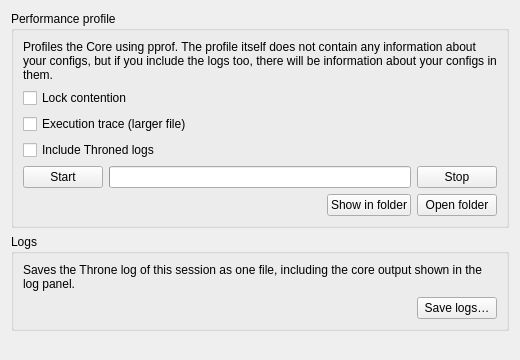
<?xml version="1.0" encoding="UTF-8"?>
<ui version="4.0">
 <class>DiagnosticsTab</class>
 <widget class="QWidget" name="DiagnosticsTab">
  <property name="geometry">
   <rect>
    <x>0</x>
    <y>0</y>
    <width>520</width>
    <height>360</height>
   </rect>
  </property>
  <layout class="QVBoxLayout" name="rootLayout">
   <item>
    <widget class="QGroupBox" name="groupProfile">
     <property name="title">
      <string>Performance profile</string>
     </property>
     <layout class="QVBoxLayout" name="profileLayout">
      <item>
       <widget class="QLabel" name="intro">
        <property name="text">
         <string>Profiles the Core using pprof. The profile itself does not contain any information about your configs, but if you include the logs too, there will be information about your configs in them.</string>
        </property>
        <property name="wordWrap">
         <bool>true</bool>
        </property>
       </widget>
      </item>
      <item>
       <widget class="QCheckBox" name="contention">
        <property name="toolTip">
         <string>Records where goroutines wait on locks and channels.</string>
        </property>
        <property name="text">
         <string>Lock contention</string>
        </property>
       </widget>
      </item>
      <item>
       <widget class="QCheckBox" name="trace">
        <property name="text">
         <string>Execution trace (larger file)</string>
        </property>
       </widget>
      </item>
      <item>
       <widget class="QCheckBox" name="includeLogs">
        <property name="toolTip">
         <string>Logs contain visited domains and server addresses.</string>
        </property>
        <property name="text">
         <string>Include Throned logs</string>
        </property>
       </widget>
      </item>
      <item>
       <layout class="QHBoxLayout" name="captureRow">
        <item>
         <widget class="QPushButton" name="startButton">
          <property name="text">
           <string>Start</string>
          </property>
         </widget>
        </item>
        <item>
         <widget class="QProgressBar" name="progress">
          <property name="textVisible">
           <bool>false</bool>
          </property>
         </widget>
        </item>
        <item>
         <widget class="QPushButton" name="stopButton">
          <property name="text">
           <string>Stop</string>
          </property>
         </widget>
        </item>
       </layout>
      </item>
      <item>
       <layout class="QHBoxLayout" name="resultRow">
        <item>
         <widget class="QLabel" name="status">
          <property name="sizePolicy">
           <sizepolicy hsizetype="Expanding" vsizetype="Preferred">
            <horstretch>0</horstretch>
            <verstretch>0</verstretch>
           </sizepolicy>
          </property>
          <property name="text">
           <string notr="true"/>
          </property>
          <property name="wordWrap">
           <bool>true</bool>
          </property>
          <property name="textInteractionFlags">
           <set>Qt::TextInteractionFlag::TextSelectableByMouse</set>
          </property>
         </widget>
        </item>
        <item>
         <widget class="QPushButton" name="showInFolder">
          <property name="text">
           <string>Show in folder</string>
          </property>
         </widget>
        </item>
        <item>
         <widget class="QPushButton" name="openFolder">
          <property name="text">
           <string>Open folder</string>
          </property>
         </widget>
        </item>
       </layout>
      </item>
     </layout>
    </widget>
   </item>
   <item>
    <widget class="QGroupBox" name="groupLogs">
     <property name="title">
      <string>Logs</string>
     </property>
     <layout class="QVBoxLayout" name="logsLayout">
      <item>
       <widget class="QLabel" name="logsIntro">
        <property name="text">
         <string>Saves the Throne log of this session as one file, including the core output shown in the log panel.</string>
        </property>
        <property name="wordWrap">
         <bool>true</bool>
        </property>
       </widget>
      </item>
      <item>
       <layout class="QHBoxLayout" name="logsRow">
        <item>
         <widget class="QLabel" name="logsStatus">
          <property name="sizePolicy">
           <sizepolicy hsizetype="Expanding" vsizetype="Preferred">
            <horstretch>0</horstretch>
            <verstretch>0</verstretch>
           </sizepolicy>
          </property>
          <property name="text">
           <string notr="true"/>
          </property>
          <property name="wordWrap">
           <bool>true</bool>
          </property>
          <property name="textInteractionFlags">
           <set>Qt::TextInteractionFlag::TextSelectableByMouse</set>
          </property>
         </widget>
        </item>
        <item>
         <widget class="QPushButton" name="saveLogs">
          <property name="toolTip">
           <string>Logs contain visited domains and server addresses.</string>
          </property>
          <property name="text">
           <string>Save logs…</string>
          </property>
         </widget>
        </item>
       </layout>
      </item>
     </layout>
    </widget>
   </item>
   <item>
    <spacer name="bottomSpacer">
     <property name="orientation">
      <enum>Qt::Orientation::Vertical</enum>
     </property>
     <property name="sizeHint" stdset="0">
      <size>
       <width>0</width>
       <height>0</height>
      </size>
     </property>
    </spacer>
   </item>
  </layout>
 </widget>
 <resources/>
 <connections/>
</ui>
